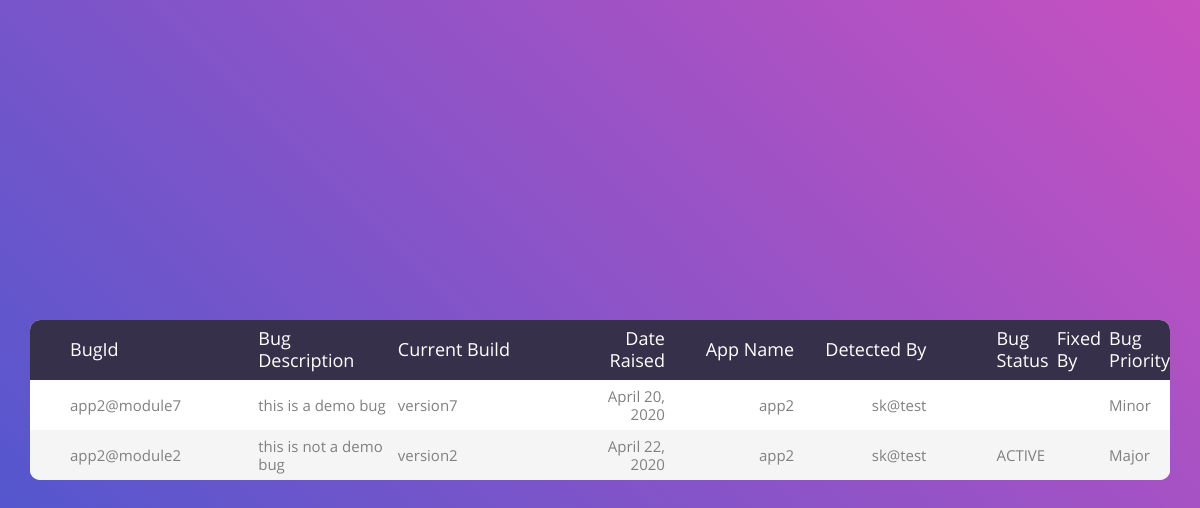
Page /proheadapp/app2_bugs on the committed database.
### testerapp/models.py (models this page shows)
class BugInfo(models.Model):
    bugId = models.CharField(max_length=16,primary_key=True)
    bugDesc = models.CharField(max_length=72)
    currBuild = models.CharField(max_length=11)
    dateRaised = models.DateField()
    appName = models.CharField(max_length=11)
    detectedBy = models.CharField(max_length=30)
    bugStatus = models.CharField(max_length=9)
    fixedBy = models.CharField(max_length=30)
    bugPriority = models.CharField(max_length=7)

### proheadapp/views.py (the view)
def app2_bugs(request):
       allbug = BugInfo.objects.all()
       return(render(request,'proheadapp/app2_bugs.html',{'allbug':allbug}))

### templates/proheadapp/app2_bugs.html (shortened to what this page needs)
{% load static %}
<!DOCTYPE html>
<html lang="en">
<head>
	<link rel="stylesheet" type="text/css" href="{% static 'css/viewBug/vendor/bootstrap/css/bootstrap.min.css' %}">
	<link rel="stylesheet" type="text/css" href="{% static 'css/viewBug/fonts/font-awesome-4.7.0/css/font-awesome.min.css' %}">
	<link rel="stylesheet" type="text/css" href="{% static 'css/viewbug/vendor/animate/animate.css' %}">
	<link rel="stylesheet" type="text/css" href="{% static 'css/viewBug/vendor/select2/select2.min.css' %}">
	<link rel="stylesheet" type="text/css" href="{% static 'css/viewBug/vendor/perfect-scrollbar/perfect-scrollbar.css' %}">
	<link rel="stylesheet" type="text/css" href="{% static 'css/viewBug/css/util.css' %}">
	<link rel="stylesheet" type="text/css" href="{% static 'css/viewBug/css/main.css' %}">
</head>
<body>
	<div class="limiter">
		<div class="container-table100">
			<div class="wrap-table100">
				<div class="table100">
					<table>
						<thead>
							<tr class="table100-head">
								<th class="column1">BugId</th>
								<th class="column2">Bug Description</th>
								<th class="column3">Current Build</th>
								<th class="column4">Date Raised</th>
								<th class="column5">App Name</th>
                                <th class="column6">Detected By</th>
                                <th class="column7">Bug Status</th>
                                <th class="column8">Fixed By</th>
                                <th class="column9">Bug Priority</th>
							</tr>
						</thead>
						<tbody>
							{% for bug in allbug %}
								{% if bug.bugStatus != "FIXED" and bug.appName == "app2" %}
									<tr>
										<td class="column1">{{bug.bugId}}</td>
										<td class="column2">{{bug.bugDesc}}</td>
										<td class="column3">{{bug.currBuild}}</td>
										<td class="column4">{{bug.dateRaised}}</td>
										<td class="column5">{{bug.appName}}</td>
                                    	<td class="column6">{{bug.detectedBy}}</td>
                            	        <td class="column7">{{bug.bugStatus}}</td>
                            	        <td class="column8">{{bug.fixedBy}}</td>
                                	    <td class="column9">{{bug.bugPriority}}</td>
									</tr>
								{% endif %}
                            {% endfor %}
						</tbody>
					</table>
				</div>
			</div>
		</div>
	</div>
</body>
</html>

### statics/css/viewBug/css/main.css (style rules this page uses)
* { margin: 0px; padding: 0px; box-sizing: border-box; }
body, html { height: 100%; font-family: sans-serif; }
.limiter { width: 100%; margin: 0 auto; }
.container-table100 { width: 100%; min-height: 100vh; background: #c850c0; background: -webkit-linear-gradient(45deg, #4158d0, #c850c0); background: -o-linear-gradient(45deg, #4158d0, #c850c0); background: -moz-linear-gradient(45deg, #4158d0, #c850c0); background: linear-gradient(45deg, #4158d0, #c850c0); display: -webkit-box; display: -webkit-flex; display: -moz-box; display: -ms-flexbox; display: flex; align-items: center; justify-content: center; flex-wrap: wrap; padding: 33px 30px; }
.wrap-table100 { width: 1170px; }
table { border-spacing: 1; border-collapse: collapse; background: white; border-radius: 10px; overflow: hidden; width: 100%; margin: 0 auto; position: relative; }
table * { position: relative; }
table td, table th { padding-left: 8px; }
table thead tr { height: 60px; background: #36304a; }
table tbody tr { height: 50px; }
table tbody tr:last-child { border: 0; }
table td, table th { text-align: left; }
.table100-head th { font-family: OpenSans-Regular; font-size: 18px; color: #fff; line-height: 1.2; font-weight: unset; }
tbody tr:nth-child(even) { background-color: #f5f5f5; }
tbody tr { font-family: OpenSans-Regular; font-size: 15px; color: #808080; line-height: 1.2; font-weight: unset; }
.column1 { width: 260px; padding-left: 40px; }
.column2 { width: 160px; }
.column3 { width: 245px; }
.column4 { width: 110px; text-align: right; }
.column5 { width: 170px; text-align: right; }
.column6 { width: 222px; text-align: right; padding-right: 62px; }

### rows in the picture
BugInfo: bugId "app2@module7", bugDesc "this is a demo bug", currBuild "version7", dateRaised "April 20, 2020", appName "app2", detectedBy "sk@test", bugPriority "Minor"
BugInfo: bugId "app2@module2", bugDesc "this is not a demo bug", currBuild "version2", dateRaised "April 22, 2020", appName "app2", detectedBy "sk@test", bugStatus "ACTIVE", bugPriority "Major"
